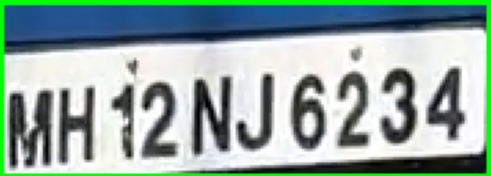
#> input picture yolo_cropped.png, 491 x 176 px
$ jupyter execute --allow-errors preprocessing.ipynb
#> lines starting #> are read from the running program, lines starting #| are printed output that depends on the picture; after the words box and inside, x2 and y2 are one past the last pixel; in counts of white or black regions, pixels touching at a corner belong together
[cell 1]
# !pip install opencv-python
import cv2
from matplotlib import pyplot as plt
import numpy as np
import pandas as pd
import easyocr
#> (the rest of this cell did not finish here and is left out)

[cell 2]
self_cropped_image = "lp_cropped.png"
img = cv2.imread("yolo_cropped.png")
#> img is the input picture: shape (176, 491, 3); mean B, G, R 160.9, 169.1, 145.9
img_old = cv2.imread(self_cropped_image)
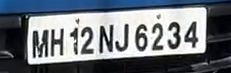
#> input picture lp_cropped.png, 231 x 73 px
#> img_old is the input picture: shape (73, 231, 3); mean B, G, R 124.3, 117.2, 111

[cell 3]
def display(im_path):
    dpi = 80
    im_data = plt.imread(im_path)
    # height, width, depth = im_data.shape

    figsize = im_data.shape[1] / float(dpi), im_data.shape[0] / float(dpi)

    fig = plt.figure(figsize = figsize)
    ax = fig.add_axes([0,0,1,1])

    ax.axis('off')

    ax.imshow(im_data, cmap='gray')

    plt.show()

[cell 4]
# display(self_cropped_image)

Inverted Images

[cell 5]
inverted_image = cv2.bitwise_not(img)
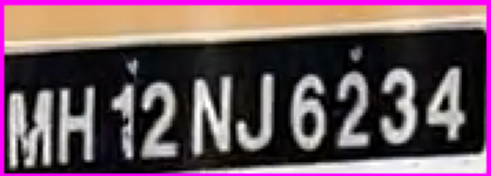
#> inverted_image: shape (176, 491, 3); mean B, G, R 94.1, 85.9, 109.1
cv2.imwrite("inverted.png", inverted_image)
#> Out = True
# display("inverted.png")

Rescaling -  optimised range, comes down to dpi, height of characters

Binarization - image should be in grayscale

[cell 6]
def grayscale(image):
    return cv2.cvtColor(image,cv2.COLOR_BGR2GRAY)

[cell 7]
gray_image = grayscale(img)
cv2.imwrite("gray.png", gray_image)
# print(gray_image.shape)
display("gray.png")

[cell 8]
thresh, im_bw1 = cv2.threshold(gray_image, 200, 255, cv2.THRESH_BINARY)
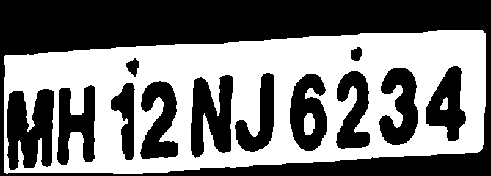
#> im_bw1: shape (176, 491); 47.2% white; 3 white regions, box (x1, y1, x2, y2) and area: (4, 30, 486, 174) 40487, (304, 113, 315, 135) 202, (440, 97, 448, 110) 74
thresh, im_bw2 = cv2.threshold(gray_image, 127, 255, cv2.THRESH_BINARY)
#> im_bw2: shape (176, 491); 61.5% white; 14 black regions (1 under 20 px), largest, box (x1, y1, x2, y2) and area: (4, 5, 487, 54) 16526, (184, 146, 487, 174) 3494, (9, 91, 52, 168) 2077
thresh, im_otsu_og = cv2.threshold(gray_image, 64, 255, cv2.THRESH_OTSU)
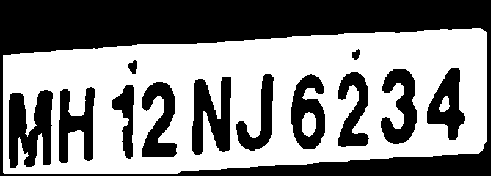
#> im_otsu_og: shape (176, 491); 52.8% white; 13 black regions, largest, box (x1, y1, x2, y2) and area: (0, 0, 491, 176) 25330, (9, 90, 53, 168) 2342, (192, 77, 231, 155) 1959
#> thresh = 156
thresh, im_otsu1 = cv2.threshold(gray_image, 0, 255, cv2.THRESH_BINARY+cv2.THRESH_OTSU)
thresh, im_otsu2 = cv2.threshold(gray_image, 200, 255, cv2.THRESH_BINARY+cv2.THRESH_OTSU)

cv2.imwrite("im_bw1.png",im_bw1)
cv2.imwrite("im_bw2.png",im_bw2)
cv2.imwrite("im_otsu_og.png",im_otsu_og)
cv2.imwrite("im_otsu1.png",im_otsu1)
cv2.imwrite("im_otsu2.png",im_otsu2)
#> Out = True

# display("im_bw1.png")
# display("im_otsu_og.png")
# display("im_otsu2.png")

Noise removal

[cell 9]
def noise_removal(image):
    kernel1 = np.ones((1,1), np.uint8)
    image = cv2.dilate(image, kernel1, iterations=1)
    kernel2 = np.ones((1,1), np.uint8)
    image = cv2.erode(image, kernel2, iterations=1)
    image = cv2.morphologyEx(image,cv2.MORPH_CLOSE, kernel2)
    image = cv2.medianBlur(image,3)
    return (image)

[cell 10]
no_noise = noise_removal(im_otsu2)
#> in noise_removal, `image = cv2.medianBlur(image,3)`: image: shape (176, 491); 52.8% white; 13 black regions, largest, box (x1, y1, x2, y2) and area: (0, 0, 491, 176) 25332, (9, 90, 53, 168) 2341, (192, 77, 231, 155) 1956
cv2.imwrite("no_noise.png", no_noise)
#> Out = True

[cell 11]
# display("im_bw1.png")
# display("nonoise.png")

Erosion and dilation

[cell 12]
def thin_font(image):
    image = cv2.bitwise_not(image)
    kernel = np.ones((2,2),np.uint8)
    image = cv2.erode(image,kernel,iterations=8)
    image = cv2.bitwise_not(image)
    return image

[cell 13]
eroded_image = thin_font(no_noise)
#> in thin_font, `image = cv2.erode(image,kernel,iterations=8)`: image: shape (176, 491); 28.9% white; 33 white regions (12 under 20 px), largest, box (x1, y1, x2, y2) and area: (0, 0, 491, 176) 20050, (258, 158, 491, 176) 1867, (435, 77, 464, 138) 364
cv2.imwrite("eroded.png",eroded_image)
#> Out = True
# display("eroded.png")

Dilated image - not working

[cell 14]
def thick_font(image):
    image = cv2.bitwise_not(image)
    kernel = np.ones((2,2),np.uint8)
    image = cv2.dilate(image,kernel,iterations=1)
    image = cv2.bitwise_not(image)
    return image

[cell 15]
dilated_image = thick_font(no_noise)
#> in thick_font, `image = cv2.dilate(image,kernel,iterations=1)`:
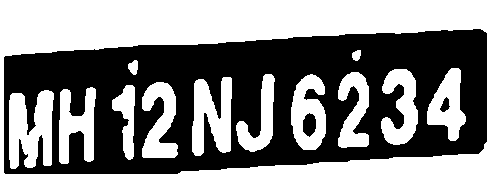
#> image: shape (176, 491); 49.9% white; 13 white regions, largest, box (x1, y1, x2, y2) and area: (0, 0, 491, 176) 25964, (9, 90, 54, 169) 2575, (192, 77, 232, 156) 2155
#> in thick_font, `image = cv2.bitwise_not(image)`: image: shape (176, 491); 50.1% white; 13 black regions
cv2.imwrite("dilated.png",dilated_image)
#> Out = True
# display("dilated.png")

Rotation / Deskewing

[cell 16]
def getSkewAngle(cvImage) -> float:
    # Prep image, copy, convert to gray scale, blur, and threshold
    newImage = cvImage.copy()
    # gray = cv2.cvtColor(newImage, cv2.COLOR_BGR2GRAY)
    blur = cv2.GaussianBlur(cvImage, (9, 9), 0)
    thresh = cv2.threshold(blur, 0, 255, cv2.THRESH_BINARY_INV + cv2.THRESH_OTSU)[1]

    # Apply dilate to merge text into meaningful lines/paragraphs.
    # Use larger kernel on X axis to merge characters into single line, cancelling out any spaces.
    # But use smaller kernel on Y axis to separate between different blocks of text
    kernel = cv2.getStructuringElement(cv2.MORPH_RECT, (30, 5))
    dilate = cv2.dilate(thresh, kernel, iterations=2)

    # Find all contours
    contours, hierarchy = cv2.findContours(dilate, cv2.RETR_LIST, cv2.CHAIN_APPROX_SIMPLE)
    contours = sorted(contours, key = cv2.contourArea, reverse = True)
    for c in contours:
        rect = cv2.boundingRect(c)
        x,y,w,h = rect
        cv2.rectangle(newImage,(x,y),(x+w,y+h),(0,255,0),2)

    # Find largest contour and surround in min area box
    largestContour = contours[0]
    print (len(contours))
    minAreaRect = cv2.minAreaRect(largestContour)
    cv2.imwrite("boxes.png", newImage)
    # Determine the angle. Convert it to the value that was originally used to obtain skewed image
    angle = minAreaRect[-1]
    if angle < -45:
        angle = 90 + angle
    return -1.0 * angle
# Rotate the image around its center
def rotateImage(cvImage, angle: float):
    newImage = cvImage.copy()
    (h, w) = newImage.shape[:2]
    center = (w // 2, h // 2)
    M = cv2.getRotationMatrix2D(center, angle, 1.0)
    newImage = cv2.warpAffine(newImage, M, (w, h), flags=cv2.INTER_CUBIC, borderMode=cv2.BORDER_REPLICATE)
    return newImage

[cell 17]
def deskew(CVimage):
    angle = getSkewAngle(CVimage)
    return rotateImage(CVimage, -1.0 * angle)

[cell 18]
# display("yolo_cropped.png")

[cell 19]
def remove_borders(image):
    contours, heiarchy = cv2.findContours(image, cv2.RETR_EXTERNAL, cv2.CHAIN_APPROX_SIMPLE)
    cntsSorted = sorted(contours, key=lambda x:cv2.contourArea(x))
    cnt = cntsSorted[-1]
    x, y, w, h = cv2.boundingRect(cnt)
    crop = image[y:y+h, x:x+w]
    return (crop)

[cell 20]
no_borders = remove_borders(eroded_image)
#> in remove_borders, `contours, heiarchy = cv2.findContours(image, cv2.RETR_EXTERNAL, cv2.CH..`: contours = 1 contour; box (x1, y1, x2, y2) and area: (3, 28, 491, 176) 63888; heiarchy = [[-1, -1, -1, -1]]
#> in remove_borders, `cntsSorted = sorted(contours, key=lambda x:cv2.contourArea(x))`: cntsSorted has the same summary as contours
#> in remove_borders, `cnt = cntsSorted[-1]`: cnt = contour of 90 points, box (x1, y1, x2, y2) (3, 28, 491, 176), area 63888
#> in remove_borders, `x, y, w, h = cv2.boundingRect(cnt)`: x = 3; y = 28; w = 488; h = 148
#> in remove_borders, `crop = image[y:y+h, x:x+w]`:
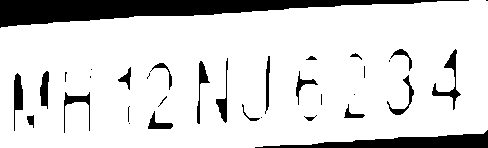
#> crop: shape (148, 488); 85.1% white; 34 black regions (13 under 20 px), largest, box (x1, y1, x2, y2) and area: (0, 0, 469, 28) 5856, (255, 130, 488, 148) 1867, (432, 49, 461, 110) 364
cv2.imwrite("no_borders.png", no_borders)
#> Out = True
# display('no_borders.png')

[cell 21]
color = [255, 255, 255]
top, bottom, left, right = [15]*4

[cell 22]
image_with_border = cv2.copyMakeBorder(no_borders, top, bottom, left, right, cv2.BORDER_CONSTANT, value=color)
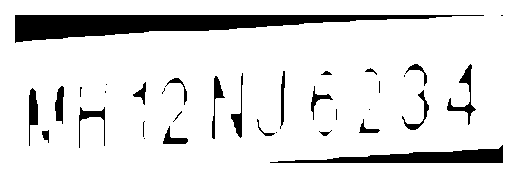
#> image_with_border: shape (178, 518); 88.3% white; 34 black regions (13 under 20 px), largest, box (x1, y1, x2, y2) and area: (15, 15, 484, 43) 5856, (270, 145, 503, 163) 1867, (447, 64, 476, 125) 364
cv2.imwrite("image_with_border.png", image_with_border)
#> Out = True
# display("image_with_border.png")

[cell 23]
deskewed = deskew(image_with_border)
#> in getSkewAngle, `thresh = cv2.threshold(blur, 0, 255, cv2.THRESH_BINARY_INV + cv2.THRES..`: thresh: shape (178, 518); 11.2% white; 27 white regions (2 under 20 px), largest, box (x1, y1, x2, y2) and area: (15, 15, 448, 42) 5837, (282, 147, 503, 163) 1860, (29, 89, 38, 126) 291
#> in getSkewAngle, `dilate = cv2.dilate(thresh, kernel, iterations=2)`:
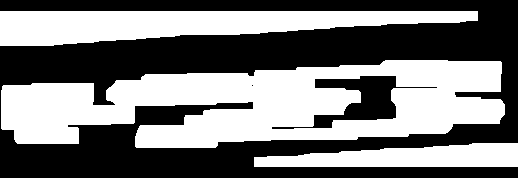
#> dilate: shape (178, 518); 47.7% white; 3 white regions
#> in getSkewAngle, `contours, hierarchy = cv2.findContours(dilate, cv2.RETR_LIST, cv2.CHAI..`: contours = 5 contours, 1 with area under 20; largest, box (x1, y1, x2, y2) and area: (1, 60, 505, 148) 30248, (0, 11, 478, 46) 10378, (254, 143, 518, 167) 4381, (271, 75, 438, 130) 2815
#> the loop in getSkewAngle, `for c in contours:` made 5 passes
#> (x, y, w, h) on passes 1 to 4: (1, 60, 504, 88), (0, 11, 478, 35), (254, 143, 264, 24), (271, 75, 167, 55)
#> (c, x, y, w, h) on pass 5: ([[251, 85], [252, 84], [253, 85], [252, 86]], 251, 84, 3, 3)
#> after the loop in getSkewAngle, `for c in contours:`:
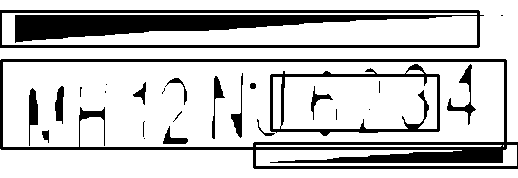
#> newImage: shape (178, 518); 78% white; 26 black regions (11 under 20 px), largest, box (x1, y1, x2, y2) and area: (0, 10, 484, 48) 8891, (0, 59, 518, 169) 7288, (270, 64, 440, 136) 1906
#> in getSkewAngle, `largestContour = contours[0]`: largestContour = contour of 153 points, box (x1, y1, x2, y2) (1, 60, 505, 148), area 30248
#| 5
#> in getSkewAngle, `minAreaRect = cv2.minAreaRect(largestContour)`: minAreaRect = ((251.9, 106.4), (503.5, 77.18), -3.34)
#> in getSkewAngle, `angle = minAreaRect[-1]`: angle = -3.34
#> in deskew, `angle = getSkewAngle(CVimage)`: angle = 3.34
#> in rotateImage, `M = cv2.getRotationMatrix2D(center, angle, 1.0)`: M = [[0.998, -0.0582, 5.62], [0.0582, 0.998, -14.93]]
#> in rotateImage, `newImage = cv2.warpAffine(newImage, M, (w, h), flags=cv2.INTER_CUBIC, ..`:
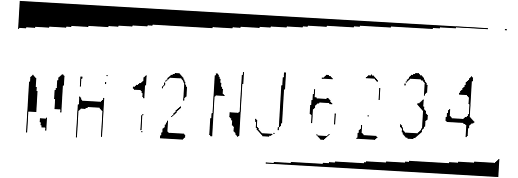
#> newImage: shape (178, 518); min 0, max 255, mean 225.1
cv2.imwrite("deskewed.png",deskewed)
#> Out = True
# display("deskewed.png")
